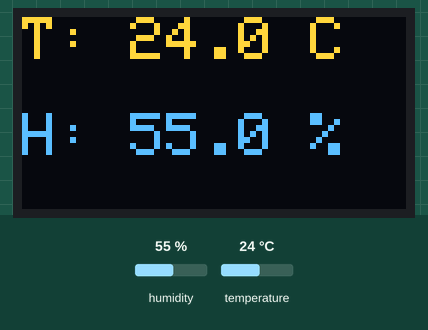
Bench run of a sketch on a simulated Arduino Uno, built with avr-gcc and run on an emulated ATmega328P. On the bench: 128×64 one-colour display. The test bench sets the inputs (shaded band); at power-on: humidity 55 %, temperature 24 °C. The OLED is the two-colour kind (top 16 rows yellow); what the sketch prints to the serial monitor is not drawn.

Above: at 2.9 s.
3.0 s: humidity set to 22 %
At 5.4 s:
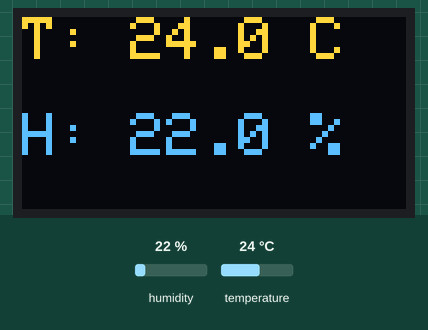
5.8 s: temperature set to 12 °C
At 6.6 s:
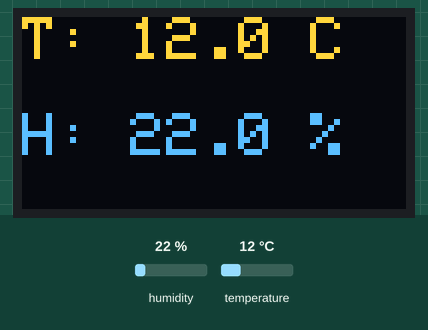
8.6 s: humidity set to 40 %
At 11.2 s:
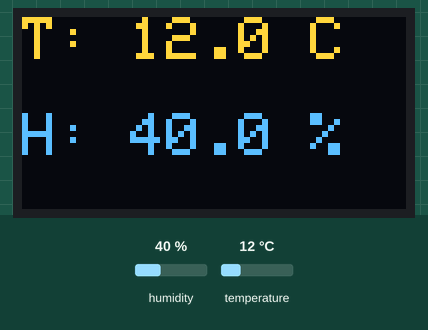
11.8 s: temperature set to 19 °C
At 13.5 s:
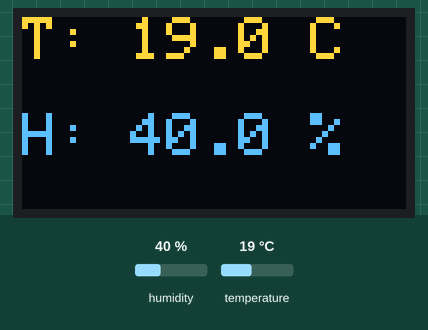
Timing chart, 0 to 15.0 s (numbered marks = the images above; inputs shaded):
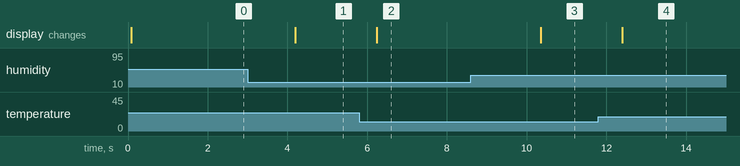

Measured:
- after the input at 3.0 s, the display: changes after 1.2 s (image 1)
- after the input at 5.8 s, the display: changes after 0.44 s (image 2)
- after the input at 8.6 s, the display: changes after 1.8 s (image 3)
- after the input at 11.8 s, the display: changes after 0.60 s (image 4)

The sketch:

11-dht11-oled-thermometer.ino
```cpp
// Show temperature and humidity from a DHT11 on an SSD1306 OLED (and in the Serial Monitor)

#include "DHT.h"
#include <Wire.h>
#include <Adafruit_GFX.h>
#include <Adafruit_SSD1306.h>

const int dhtPin = 4;          // the number of the DHT11 DATA pin

const int screenWidth = 128;   // OLED width in pixels
const int screenHeight = 64;   // OLED height in pixels
const int oledAddress = 0x3C;  // I2C address of the OLED (try 0x3D if nothing shows up)

DHT dht(dhtPin, DHT11);
Adafruit_SSD1306 display(screenWidth, screenHeight, &Wire, -1);

void setup() {
  Serial.begin(115200);
  dht.begin();

  // start the OLED; if it is not found, print a message and stop
  if (!display.begin(SSD1306_SWITCHCAPVCC, oledAddress)) {
    Serial.println("OLED not found, check wiring and address");
    for (;;);
  }

  display.setTextColor(SSD1306_WHITE);
}

void loop() {
  // read the temperature (in °C) and the humidity (in %)
  float temperature = dht.readTemperature();
  float humidity = dht.readHumidity();

  // clear the previous picture before drawing a new one
  display.clearDisplay();
  display.setTextSize(2);

  // a failed reading returns NAN (not a number)
  if (isnan(temperature) || isnan(humidity)) {
    Serial.println("Failed to read from the DHT sensor");

    display.setCursor(0, 0);
    display.println("Sensor");
    display.println("error");
  } else {
    Serial.print("Temperature: ");
    Serial.print(temperature);
    Serial.println(" C");

    Serial.print("Humidity: ");
    Serial.print(humidity);
    Serial.println(" %");

    display.setCursor(0, 0);
    display.print("T: ");
    display.print(temperature, 1);   // one decimal place
    display.println(" C");

    display.setCursor(0, 32);
    display.print("H: ");
    display.print(humidity, 1);
    display.println(" %");
  }

  // nothing is shown until display() is called
  display.display();

  // the DHT11 is slow, so read it at most once every 2 seconds
  delay(2000);
}
```
